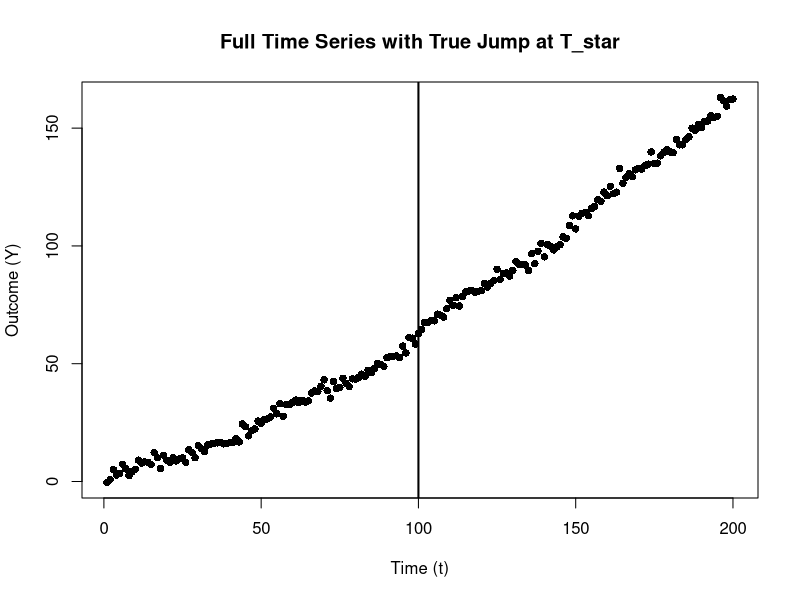
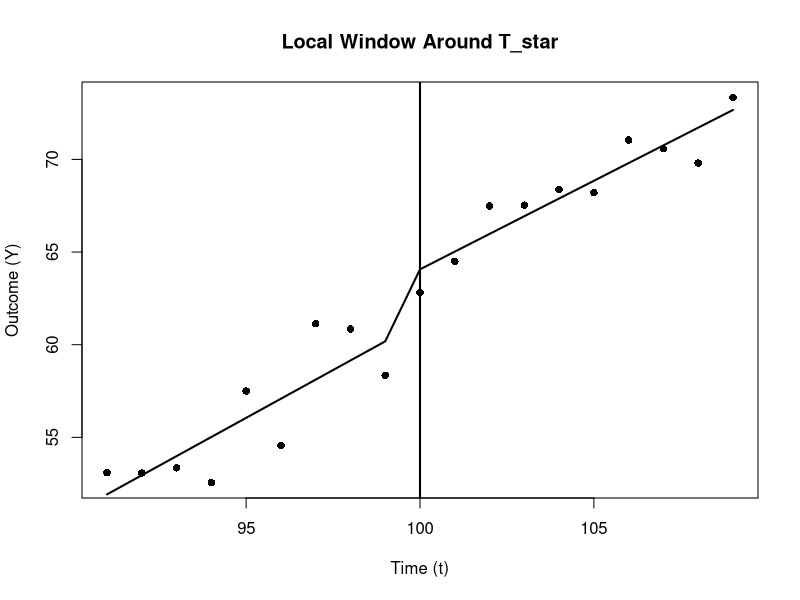
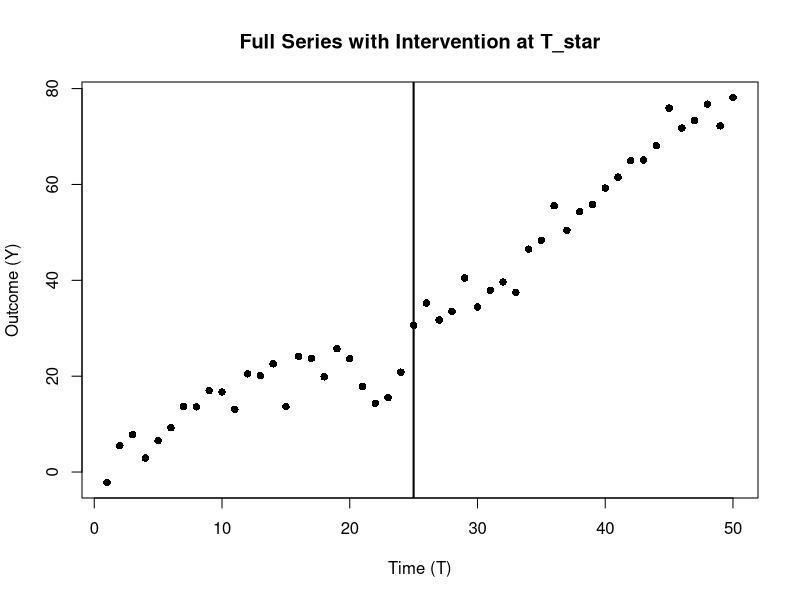
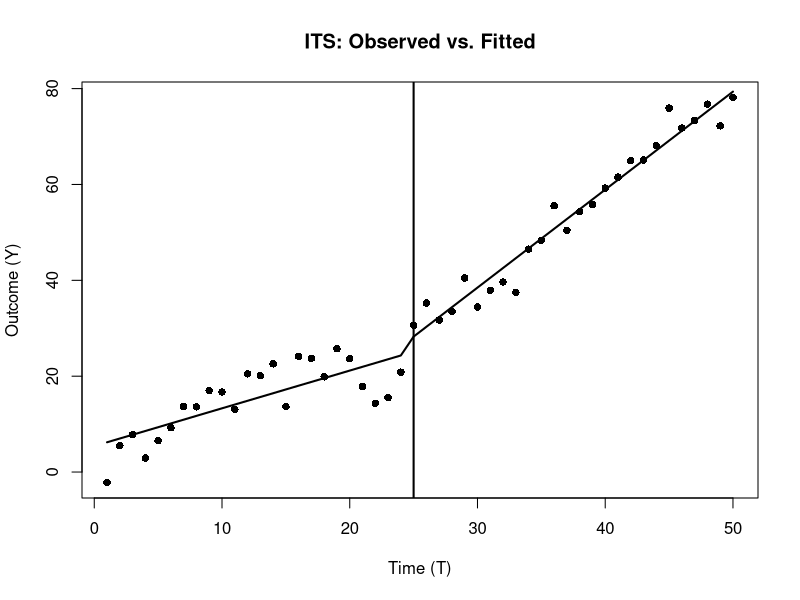

The R source for these figures, in order:
## ---- chunk 1
# -------------------------------------------------------------------
# 0. Libraries
# -------------------------------------------------------------------
if(!require("sandwich")) install.packages("sandwich", quiet=TRUE)
if(!require("lmtest"))   install.packages("lmtest",   quiet=TRUE)
library(sandwich)
library(lmtest)

# -------------------------------------------------------------------
# 1. Generate Synthetic Data
# -------------------------------------------------------------------
set.seed(123)
n      <- 200                # total number of time points
T_star <- 100                # cutoff (policy/intervention) time
t_vals <- seq_len(n)         # time index: 1, 2, ..., n

# Outcome Y has a linear pre-trend, a mild quadratic component, 
# and a jump of +5 at T_star
# plus a small sinusoidal seasonality and random noise.
Y <- 0.4 * t_vals +          # baseline slope
     0.002 * (t_vals^2) +    # mild curvature
     ifelse(t_vals >= T_star, 5, 0) +  # jump at T_star
     2*sin(t_vals / 8) +              # mild seasonal pattern
     rnorm(n, sd = 2)                 # random noise

# Optional confounder X that also increases with time
X <- 1.5 * t_vals + rnorm(n, sd=5)

# Store everything in a single data frame
df_full <- data.frame(t = t_vals, Y = Y, X = X)
## ---- chunk 2
# -------------------------------------------------------------------
# 2. Plot the Entire Dataset & Highlight the Cutoff
# -------------------------------------------------------------------
# par(mfrow=c(1,2))  # We'll produce two plots side by side

# Plot 1: Full data
plot(df_full$t, df_full$Y, pch=16,
     xlab="Time (t)", ylab="Outcome (Y)",
     main="Full Time Series with True Jump at T_star")
abline(v=T_star, lwd=2)  # vertical line at the cutoff
## ---- chunk 3
# -------------------------------------------------------------------
# 3. Restrict to a Local Bandwidth (h) Around T_star
# -------------------------------------------------------------------
h <- 10
df_local <- subset(df_full, abs(t - T_star) < h)

# Create variables for local regression
df_local$D           <- ifelse(df_local$t >= T_star, 1, 0)
df_local$t_centered  <- df_local$t - T_star

# -------------------------------------------------------------------
# 4. Baseline Local Linear RDiT Model
# -------------------------------------------------------------------
# Model:
#   Y = alpha_0 + alpha_1*(t - T_star) + tau*D + alpha_2*(t - T_star)*D + error
mod_rdit_linear <- lm(Y ~ t_centered + D + t_centered:D, data = df_local)
# Robust (HC) standard errors for potential serial correlation
res_rdit_linear <- coeftest(mod_rdit_linear, vcov = vcovHC(mod_rdit_linear, type="HC1"))

# -------------------------------------------------------------------
# 5. Local Polynomial (Quadratic) RDiT Model
# -------------------------------------------------------------------
df_local$t_centered2 <- df_local$t_centered^2
mod_rdit_quad <- lm(Y ~ t_centered + t_centered2 + D + t_centered:D + t_centered2:D,
                    data = df_local)
res_rdit_quad <- coeftest(mod_rdit_quad, vcov = vcovHC(mod_rdit_quad, type="HC1"))

# -------------------------------------------------------------------
# 6. Donut Approach: Excluding Observations Near the Cutoff
# -------------------------------------------------------------------
df_donut <- subset(df_local, abs(t - T_star) > 1)  # remove t_star +/- 1 unit
mod_rdit_donut <- lm(Y ~ t_centered + D + t_centered:D, data = df_donut)
res_rdit_donut <- coeftest(mod_rdit_donut, vcov = vcovHC(mod_rdit_donut, type="HC1"))

# -------------------------------------------------------------------
# 7. Placebo Test: Fake Cutoff
# -------------------------------------------------------------------
T_fake <- 120
df_placebo <- subset(df_full, abs(t - T_fake) < h)
df_placebo$D_placebo          <-
    ifelse(df_placebo$t >= T_fake, 1, 0)
df_placebo$t_centered_placebo <- df_placebo$t - T_fake

mod_rdit_placebo <-
    lm(Y ~ t_centered_placebo + D_placebo + t_centered_placebo:D_placebo,
       data = df_placebo)
res_rdit_placebo <-
 coeftest(mod_rdit_placebo, vcov = vcovHC(mod_rdit_placebo, type = "HC1"))

# -------------------------------------------------------------------
# 8. Augmented RDiT Model (Controlling for X)
# -------------------------------------------------------------------
mod_rdit_aug <- lm(Y ~ X + t_centered + D + t_centered:D, data = df_local)
res_rdit_aug <- coeftest(mod_rdit_aug, vcov = vcovHC(mod_rdit_aug, type="HC1"))
## ---- chunk 4
# -------------------------------------------------------------------
# 9. Plot the Local Data and Fitted RDiT Lines
# -------------------------------------------------------------------
plot(
    df_local$t,
    df_local$Y,
    pch = 16,
    xlab = "Time (t)",
    ylab = "Outcome (Y)",
    main = "Local Window Around T_star"
)

# Sort data by centered time for a smooth line
df_local_sorted <- df_local[order(df_local$t_centered),]
pred_linear     <- predict(mod_rdit_linear, newdata = df_local_sorted)
lines(df_local_sorted$t, pred_linear, lwd = 2)

# Add a vertical line at T_star for reference
abline(v=T_star, lwd=2)
## ---- chunk 5
# -------------------------------------------------------------------
# Print Summaries & Brief Interpretation
# -------------------------------------------------------------------

cat(" Local Linear RDiT (Baseline):\n")
print(res_rdit_linear)

cat("\n Local Quadratic RDiT:\n")
print(res_rdit_quad)

cat("\n Donut RDiT (Excluding Observations Near T_star):\n")
print(res_rdit_donut)

cat("\n Placebo Test (Fake Cutoff at T_fake=120):\n")
print(res_rdit_placebo)

cat("\n Augmented RDiT (Controlling for X):\n")
print(res_rdit_aug)
## ---- chunk 6
# -------------------------------------------------------------------
# 0. Libraries
# -------------------------------------------------------------------
if(!require("sandwich")) install.packages("sandwich", quiet=TRUE)
if(!require("lmtest"))   install.packages("lmtest",   quiet=TRUE)
library(sandwich)
library(lmtest)

# -------------------------------------------------------------------
# 1. Generate Synthetic Data
# -------------------------------------------------------------------
set.seed(456)
n       <- 50               # total number of time points
T_star  <- 25               # intervention time
t_vals  <- seq_len(n)       # time index: 1, 2, ..., n
## ---- chunk 7
Y <- 1.0 * t_vals +                      # baseline slope
  ifelse(t_vals >= T_star, 10, 0) +   # immediate jump of +10 at T_star
  
  # additional slope post-intervention
  ifelse(t_vals >= T_star, 0.5 * (t_vals - T_star), 0) +
  5 * sin(t_vals / 6) +                # mild seasonal pattern
  rnorm(n, sd = 3)                   # random noise

# Combine into a data frame
df_its <- data.frame(time = t_vals, Y = Y)

# -------------------------------------------------------------------
# 2. Define Key ITS Variables
# -------------------------------------------------------------------
## ---- chunk 8
df_its$D  <- ifelse(df_its$time >= T_star, 1, 0)
df_its$T  <- df_its$time
df_its$P  <- ifelse(df_its$time >= T_star, df_its$time - T_star, 0)

# -------------------------------------------------------------------
# 3. Plot the Entire Dataset & Highlight the Intervention
# -------------------------------------------------------------------
plot(
    df_its$T,
    df_its$Y,
    pch = 16,
    xlab = "Time (T)",
    ylab = "Outcome (Y)",
    main = "Full Series with Intervention at T_star"
)
abline(v = T_star, lwd = 2)  # vertical line for the intervention
## ---- chunk 9
# -------------------------------------------------------------------
# 4. Fit the Comprehensive ITS Model (Segmented Regression)
# -------------------------------------------------------------------
mod_its <- lm(Y ~ T + D + I(T*D) + P, data = df_its)

# Use robust standard errors to account for potential autocorrelation
res_its <- coeftest(mod_its, vcov = vcovHC(mod_its, type="HC1"))

# -------------------------------------------------------------------
# 5. Create Fitted Values for Plotting
# -------------------------------------------------------------------
df_its$pred_its <- predict(mod_its)
## ---- chunk 10
# -------------------------------------------------------------------
# 6. Plot the Observed Data & Fitted ITS Lines
# -------------------------------------------------------------------
plot(df_its$T, df_its$Y, pch=16,
     xlab="Time (T)", ylab="Outcome (Y)",
     main="ITS: Observed vs. Fitted")
abline(v=T_star, lwd=2)
lines(df_its$T, df_its$pred_its, lwd=2)
## ---- chunk 11
# -------------------------------------------------------------------
# 7. Summaries & Brief Interpretation
# -------------------------------------------------------------------

print(res_its)
## ---- chunk 12
# -------------------------------------------------------------------
# 0. Libraries
# -------------------------------------------------------------------
if(!require("sandwich")) install.packages("sandwich", quiet=TRUE)
if(!require("lmtest"))   install.packages("lmtest",   quiet=TRUE)
library(sandwich)
library(lmtest)

# -------------------------------------------------------------------
# 1. Generate Synthetic Data
# -------------------------------------------------------------------
set.seed(111)
n       <- 150             # total number of time points
T_star  <- 80              # cutoff/intervention time
t_vals  <- seq_len(n)      # time index: 1, 2, ..., n
## ---- chunk 13
h <- 5  # bandwidth for local discontinuity
within_h <- abs(t_vals - T_star) < h  # indicator for local region
## ---- chunk 14

Y <- 0.3 * t_vals +                                        # baseline slope
     ifelse(t_vals >= T_star, 5, 0) +                      # immediate jump
     ifelse(t_vals >= T_star, 0.2*(t_vals - T_star), 0) +  # slope change
     ifelse(t_vals >= T_star, 0.1*(t_vals - T_star), 0) +  # sustained effect
     ifelse(within_h, 2*(t_vals - T_star), 0) +            # local polynomial jump
     rnorm(n, sd=2)                                        # noise

# Put it in a data frame
df <- data.frame(t = t_vals, Y = Y)

# -------------------------------------------------------------------
# 2. Define Variables for a Single Unified Model
# -------------------------------------------------------------------
df$D   <- ifelse(df$t >= T_star, 1, 0)          # intervention dummy
df$T_c <- df$t                                 # rename time to T_c for clarity
df$P   <- ifelse(df$t >= T_star, df$t - T_star, 0)  # time since intervention

# Indicator for local region (± h around T_star)
df$local_indicator <- ifelse(abs(df$t - T_star) < h, 1, 0)

# Center time around T_star for local polynomial
df$t_centered <- df$t - T_star

# -------------------------------------------------------------------
# 3. Fit the Unified "Augmented ITS + RDiT" Model
# -------------------------------------------------------------------
## ---- chunk 15
mod_hybrid <- lm(
  Y ~ T_c + D + I(T_c*D) + P +
       I(t_centered * local_indicator) +
       I(t_centered * D * local_indicator),
  data = df
)

# Robust standard errors
res_hybrid <- coeftest(mod_hybrid, vcov = vcovHC(mod_hybrid, type = "HC1"))

# -------------------------------------------------------------------
# 4. A Two-Stage Approach for Illustrative Purposes
# -------------------------------------------------------------------
# STAGE 1: Local RDiT to estimate extra local jump around T_star ± h
df_local <- subset(df, abs(t - T_star) < h)
mod_local <- lm(Y ~ t_centered*D, data = df_local)

# estimate of the jump at T_star from local model
tau_hat <- coef(mod_local)["D"]  

# Adjust outcome by subtracting local jump * D
df$Y_star <- df$Y - tau_hat * df$D

# STAGE 2: Fit a standard ITS on the adjusted outcome Y_star
mod_its_adjusted <- lm(Y_star ~ T_c + D + I(T_c*D) + P, data = df)
res_its_adjusted <-
    coeftest(mod_its_adjusted, vcov = vcovHC(mod_its_adjusted, type = "HC1"))
## ---- chunk 16
print(res_hybrid)

cat("\n Two-Stage Approach:\n")
cat("   (1) Local RDiT => estimated local jump = ", round(tau_hat,2), "\n")
cat("   (2) Standard ITS on adjusted outcome:\n")
print(res_its_adjusted)
